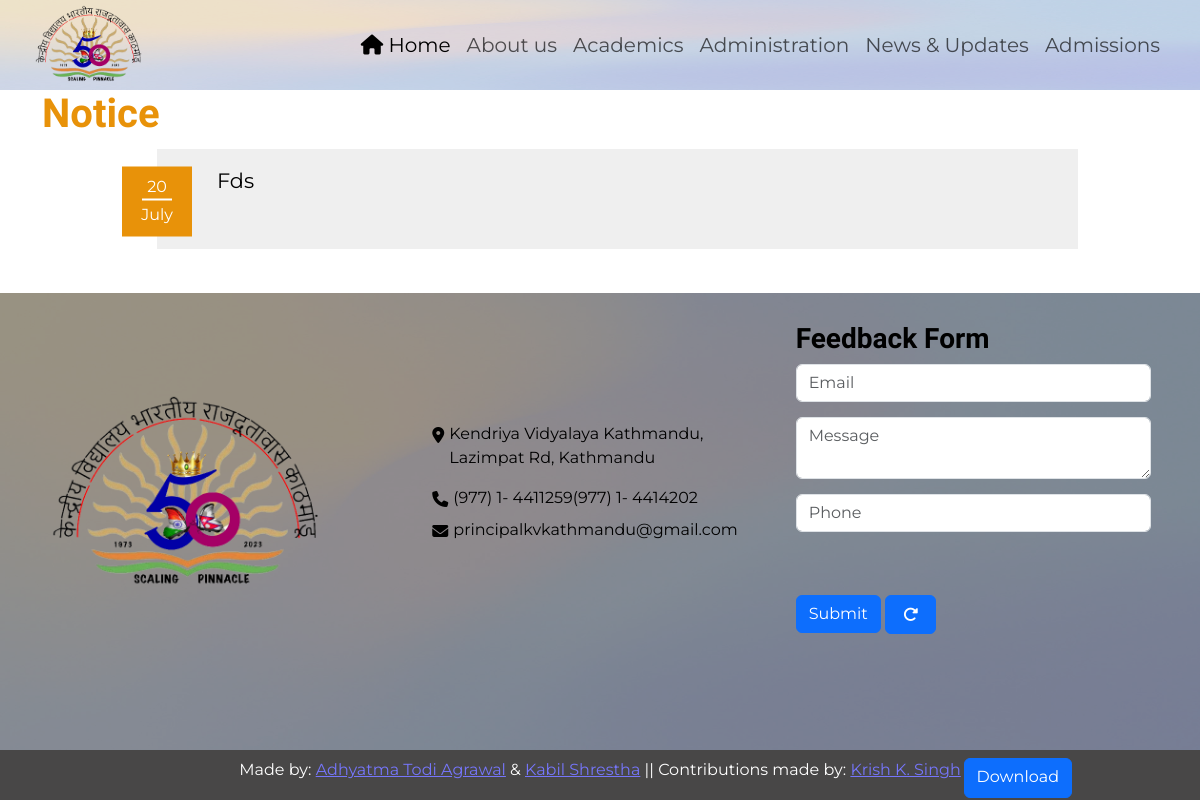
Before: /Notice with the older database file.
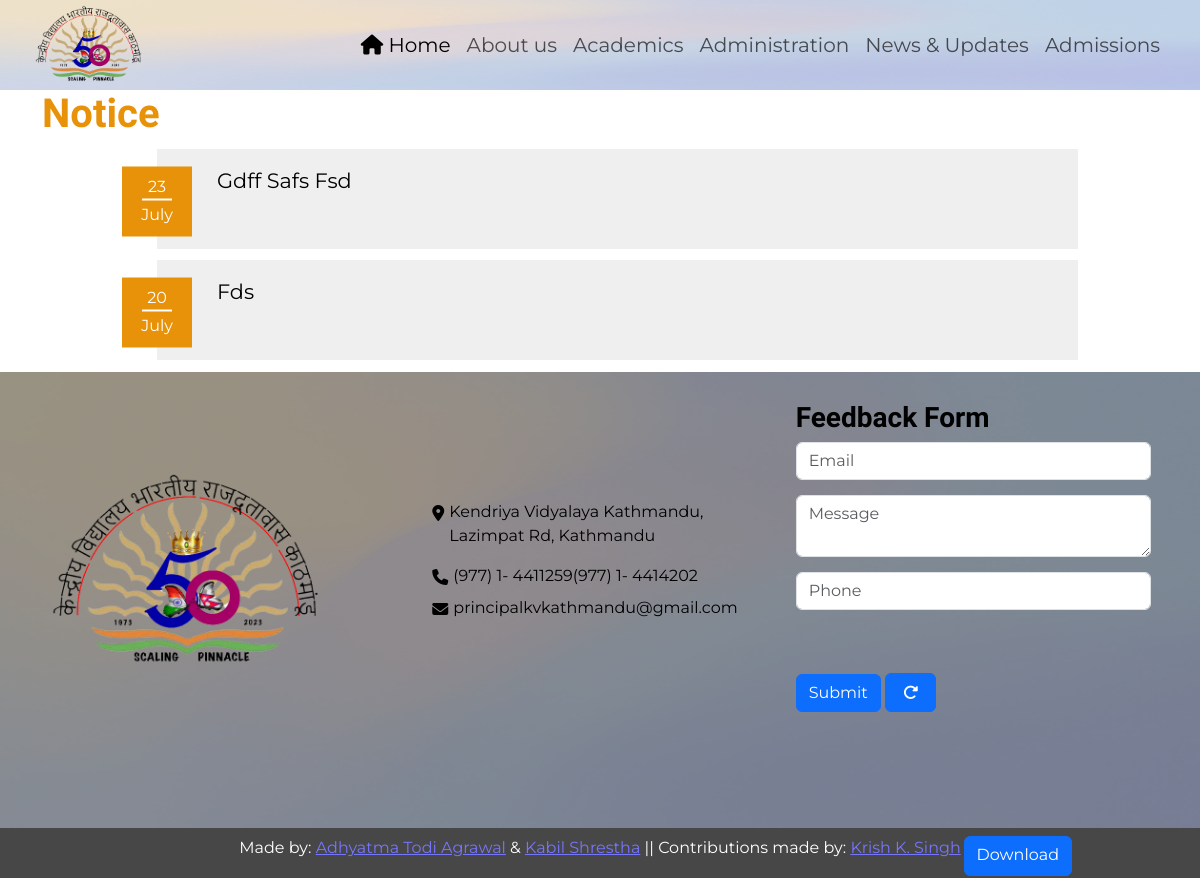
After: the same page with the newer database file.
### main_app/models.py (models this page shows, shortened)
class Notice(models.Model):
    file=models.FileField(upload_to='website/files',blank=False,null=False)
    title=models.TextField(blank=False)
    description=models.TextField(blank=False)
    date=models.DateField(default=timezone.localdate())
    class Meta:
        verbose_name = "Add Notice"
        verbose_name_plural = "Add Notice"

### main_app/views.py (the view)
# urls.py: path("Notice",views.notice,name="notice"),
def notice(request):
    notice_data=Notice.objects.all()[::-1][:10]
    return render(request,"website/notice.html",{
        'notice_data':notice_data,
    })

### main_app/templates/website/notice.html
{% extends 'website/layout.html' %}
{% block body %}
<h1 class="fade-in">Notice</h1>
{% for notice in notice_data %}
    <div class="notice-container">
        <a href="{{notice.file.url}}" target="_blank">
            <div class="notice-card">
                <div class="notice-date">
                    <span>{{notice.date|date:"d"}}</span>
                    <span>{{notice.date|date:"F"}}</span>
                </div>
                <div class="notice-message">
                    <p class="notice-title" style="margin: 0; font-size: 1.3rem;">{{notice.title}}</p>
                </div>
            </div>
        </a>
    </div>
{% endfor %}
{% endblock %}

### main_app/templates/website/layout.html (shortened to what this page needs)
{% load static %}
<!DOCTYPE html>
<html lang="en">
<head>
    <link href="https://cdn.jsdelivr.net/npm/bootstrap@5.3.0-alpha3/dist/css/bootstrap.min.css" rel="stylesheet">
    <link rel="stylesheet" href="https://cdnjs.cloudflare.com/ajax/libs/font-awesome/4.7.0/css/font-awesome.min.css">
    <link rel="stylesheet" href="{% static 'website/styles.css' %}">
</head>
<body>
    <header style="z-index: 10000; background-image: url({% static 'website/background5.jpg' %}); background-repeat:no-repeat; background-size: 100% 100%; background-height: 100%">
        <div class="background-light">
            <div class="navbar navbar-expand-lg header">
                <div class="banner navbar-brand mb-0">
                    <a href="{% url 'index' %}">
                        <img defer src="{% static 'website/sitelogo.png' %}" alt="logo" class="d-inline-block align-top">
                    </a>
                </div>
                <nav class="nav nav-fill collapse navbar-collapse justify-content-end" id="navbarNav">
                    <ul class="navbar-nav me-0">
                        <li class="nav-item">
                            <a href="{% url 'index' %}" class="nav-link active">
                                <i class="fa fa-home" aria-hidden="true"></i>
                                Home
                            </a>
                        </li>
                        <li class="nav-item dropdown">
                            <a class="nav-link  dropdown-toggle" href="#" data-bs-toggle="dropdown">About us</a>
                        </li>
                            <li class="nav-item dropdown">
                            <a class="nav-link  dropdown-toggle" href="#" data-bs-toggle="dropdown">Academics</a>
                            </li>
                            <li class="nav-item dropdown">
                            <a class="nav-link  dropdown-toggle" href="#" data-bs-toggle="dropdown">Administration</a>
                            </li>
                            <li class="nav-item dropdown">
                            <a class="nav-link  dropdown-toggle" href="#" data-bs-toggle="dropdown">News & Updates</a>
                            </li>
                        <li class="nav-item dropdown">
                            <a class="nav-link  dropdown-toggle" href="#" data-bs-toggle="dropdown">Admissions</a>
                        </li>
                    </ul>
                </nav>
            </div>
        </div>
    </header>
    <main class="content">
        <div class="container-lg">
            {% block body %}
            {% endblock %}
        </div>
    </main>
    <footer style="background-image: url({% static 'website/background5.jpg' %}); background-color: #48484888;background-repeat:no-repeat; background-size: 100% 100%;">
        <div class="background-dark">
            <div class="container-lg justify-content-end">
                <div class="row g-2">
                    <div class="col-md-4 footer-logo my-auto">
                        <a href="{% url 'index' %}"><img src="{% static 'website/sitelogo.png' %}" height="200"></a>
                    </div>
                    <div class="col-sm-7 col-md-4 my-auto">
                        <div class="footer-contact">
                            <div class="mb-2">
                                <span class="footer-location">
                                    <i class="fa fa-map-marker"></i>
                                    <a href="https://goo.gl/maps/6UYiA422q2Am4CzT6" target="_blank">
                                        <p>Kendriya Vidyalaya Kathmandu, Lazimpat Rd, Kathmandu</p>
                                    </a>
                                </span>
                            </div>
                            <div class="mb-2">
                                <span class="footer-phone">
                                    <i class="fa fa-phone"></i>
                                    (977) 1- 4411259(977) 1- 4414202
                                </span>
                            </div>
                            <div class="mb-2">
                                <span class="footer-mail">
                                    <a href="mailto:principalkvkathmandu@gmail.com">
                                        <i class="fa fa-envelope"></i>
                                        principalkvkathmandu@gmail.com
                                    </a>
                                </span>
                            </div>
                        </div>
                    </div>
                    <div class="col-sm-5 col-md-4 g-2 my-auto">
                        <div class="form_group">
                            <h3>Feedback Form</h3>
                            <form id="simpleContactForm" data-request="simpleContact::onFormSubmit" action="{% url 'index' %}" method="post">
                                <div class="form-group">
                                    <input type="email" id="email" name="email" class="form-control" placeholder="Email" required="">
                                </div>
                                <div class="form-group">
                                    <textarea id="message" name="message" class="form-control" placeholder="Message" required=""></textarea>
                                </div>
                                <div class="form-group">
                                    <input type="text" id="phone" name="phone" class="form-control" placeholder="Phone" required="">
                                </div>
                                <div class="form-group">
                                    <br />
                                    <input class="btn btn-default btn-primary" type="submit" value="Submit">
                                    <button class="btn btn-primary btn-default" type="reset" value="reset" style="margin-bottom: 0px; font-size: 0.95rem;">
                                        <i class="fa-solid fa-rotate-right"></i>
                                    </button>
                                </div>
                            </form>
                        </div>
                    </div>
                </div>
            </div>
            <span class="counter" style="color: #000;">
                <script type="text/javascript" src="https://www.stat-counter.org/count/ck5h"></script><br>
                <a href='https://www.versicherungen.at/'><p style="opacity: 0;">Versicherungsvergleich</p></a>
            </span>
        </div>
        <div class="credit mb-0 p-auto">
            <p align="center">Made by: <a href="" target="_blank">Adhyatma Todi Agrawal</a> & <a href="https://www.linkedin.com/in/kabil-shrestha-049845285/" target="_blank">Kabil Shrestha</a>  ||  Contributions made by: <a href="" target="_blank">Krish K. Singh</a></p>
            <button class="backup btn btn-primary pb-2">Download</button>
        </div>
    </footer>
</body>
</html>

### main_app/static/website/styles.css (style rules this page uses)
* { padding: 0px; margin: 0px; }
html, body { height: 100%; }
body { background-color: #fff; display: flex; flex-direction: column; font-family: "Montserrat", sans-serif; }
h1, h2, h3 { color: #e89209; font-family: "Philosopher", serif; font-weight: bold; }
.content { position: relative; }
.header { width: 100%; position: relative; font-size: 1.25rem; min-height: 80px; z-index: 1; padding: 0 8rem; }
.background-light { background-color: rgba(224, 223, 223, 0.5764705882); }
.nav-link { position: relative; white-space: nowrap; }
.nav-link::after { height: 1px; width: 100%; color: #FFDD65; position: absolute; left: 0px; bottom: 0px; transition: ease 0.5s; pointer-events: none; opacity: 0; }
.banner img { height: 5rem; }
footer { background-color: rgba(0, 0, 0, 0.737254902); position: relative; color: #000000; margin-top: auto; height: auto; }
footer .background-dark { padding: 2rem; background-color: rgba(116, 116, 116, 0.737254902); }
footer i { float: left; margin: 5px; }
footer a { text-decoration: none; color: inherit; }
footer h3 { color: inherit; }
footer img { margin-top: 2vh; padding: 0; }
footer button { margin-bottom: 10px; }
.form_group { margin: 5px 10px; padding: 5px 5px; margin: auto; }
.footer-contact { padding: 5px 10px; }
.footer-mail { word-wrap: break-word; }
.form-group { margin-bottom: 15px; }
.credit { position: relative; background-color: #484747; color: #fff; display: grid; justify-content: center; height: 50px; }
.credit p { margin: 0.5rem; }
.credit button { position: absolute; right: 10%; margin: 0.5rem; }
.credit a { text-decoration: underline; color: #7676fb; }
main { position: relative; }
.notice-card { position: relative; font-size: 1.2rem; color: #e89209; margin: 0.7rem 0; }
.notice-date { position: absolute; background-color: #e89209; color: white; font-size: 1rem; text-align: center; height: 70px; width: 70px; padding: 0.5rem; transform: translateY(25%); display: grid; }
.notice-date span:nth-child(1)::after { content: ""; align-items: center; border: 1px solid #fff; display: block; width: 30px; margin: 0 auto; }
.notice-message { margin-left: 35px; background-color: #efefef; height: 100px; padding: 1rem; padding-left: 60px; word-wrap: break-word; }
.notice-container { padding: 0 5rem; }
.notice-container .notice-card { height: auto; }
.notice-container a { text-decoration: none; color: inherit; text-transform: capitalize; }
.notice-container p { overflow-wrap: break-word; color: #000; margin: 1.2rem 2rem; font-size: 1rem; }
.notice-container .notice-title { margin: 0 2rem; }
.fade-in { animation: fade-in 1000ms ease-in 300ms forwards; }
@media screen and (max-width: 1420px) { .notice-card { width: 100%; } }
@media screen and (max-width: 1420px) { .header { padding: 0 2rem; } }

Changed rows visible on the page:
added Notice: date "23", date "July", title "Gdff Safs Fsd"
